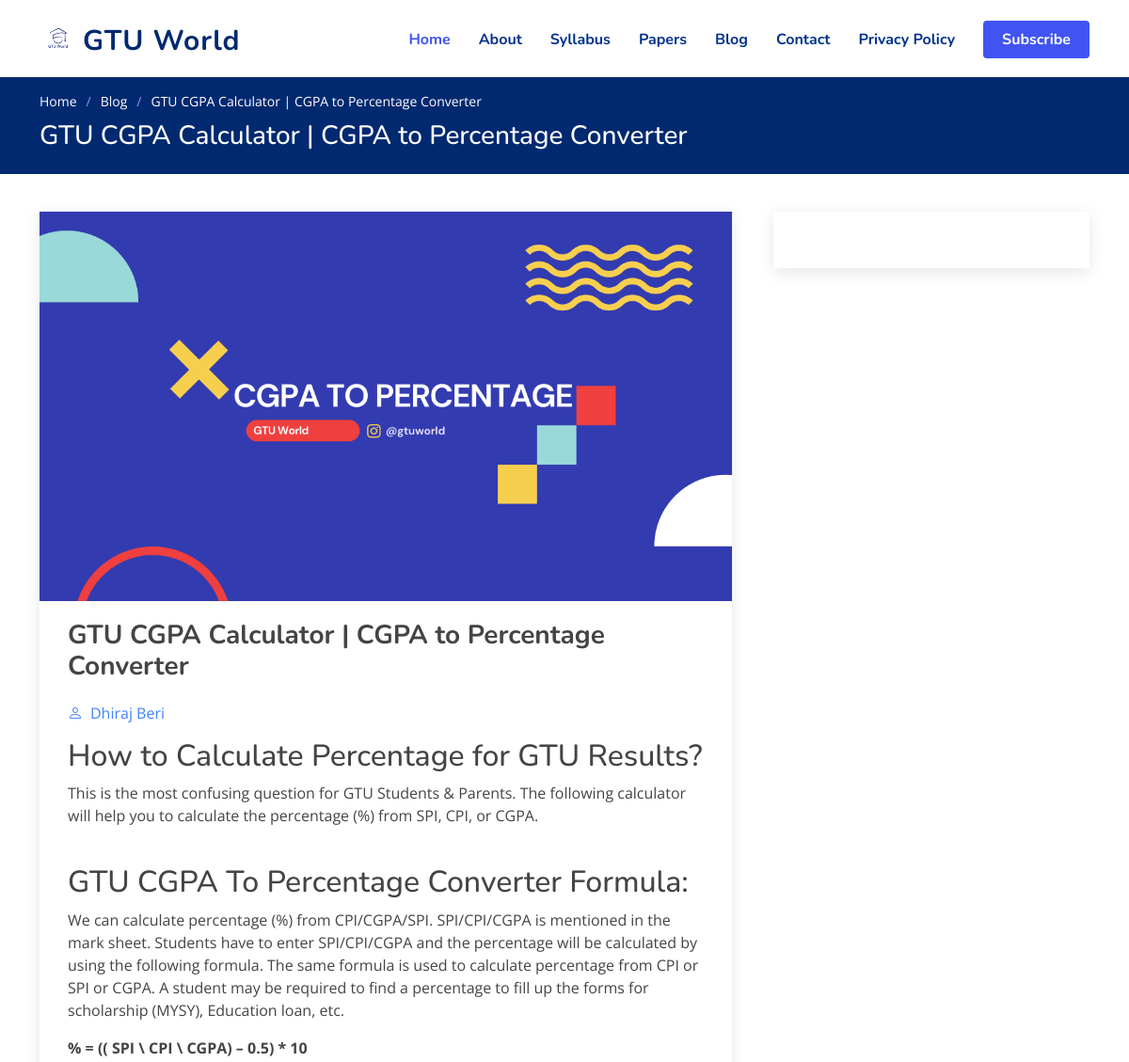
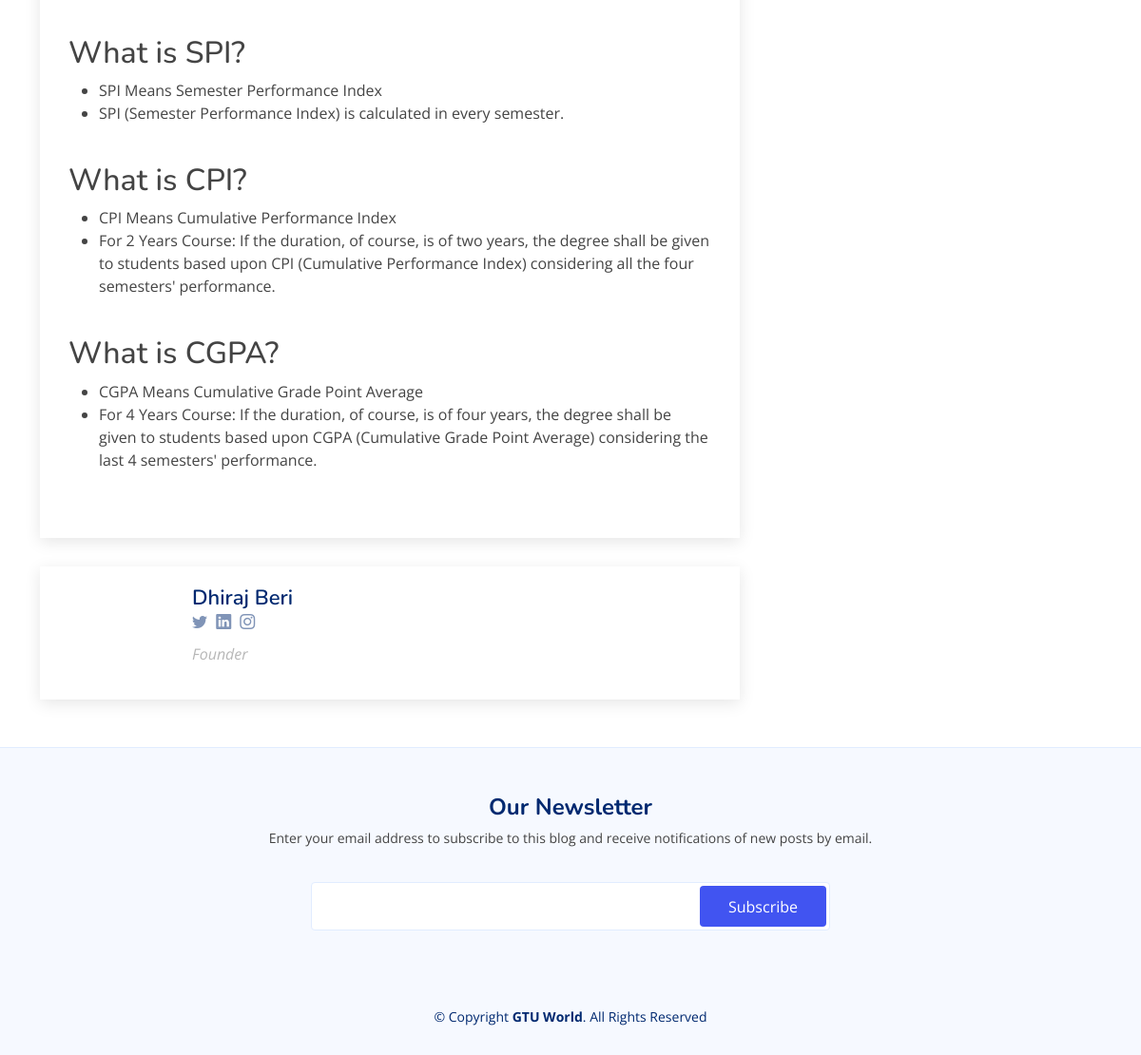
Page /blog/gtu-cgpa-to-percentage-converter on the committed database (2 pictures, top to bottom).
### app.py (models this page shows, shortened)
class Blog(db.Model):
    id = db.Column(db.Integer, primary_key=True)
    image = db.Column(db.String(100), nullable=False)
    title = db.Column(db.String(80), nullable=False)
    description = db.Column(db.String(200), nullable=False)
    author = db.Column(db.String(20), default="Dhiraj Beri")
    slug = db.Column(db.String(20), nullable=False)
    content = db.Column(db.Text)
    date_created = db.Column(db.DateTime, default=datetime.utcnow)

### app.py (the view)
@app.route('/blog/<string:slug>')
def blogpost(slug):
    blogpost = Blog.query.filter_by(slug=slug).first()
    title = blogpost.title
    description = blogpost.description
    image = blogpost.image
    author = blogpost.author
    content = blogpost.content
    return render_template('blog-single.html', title=title, image=image, author=author, content=content, description=description, slug=slug)

### templates/blog-single.html (shortened to what this page needs)
<!DOCTYPE html>
<html lang="en">
<head>
  <link href="{{ url_for('static', filename='vendor/aos/aos.css') }}" rel="stylesheet">
  <link href="{{ url_for('static', filename='vendor/bootstrap/css/bootstrap.min.css') }}" rel="stylesheet">
  <link href="{{ url_for('static', filename='vendor/bootstrap-icons/bootstrap-icons.css') }}" rel="stylesheet">
  <link href="{{ url_for('static', filename='vendor/glightbox/css/glightbox.min.css') }}" rel="stylesheet">
  <link href="{{ url_for('static', filename='vendor/remixicon/remixicon.css') }}" rel="stylesheet">
  <link href="{{ url_for('static', filename='vendor/swiper/swiper-bundle.min.css') }}" rel="stylesheet">
  <link href="{{ url_for('static', filename='css/style.css') }}" rel="stylesheet">
</head>
<body>
  <header id="header" class="header fixed-top">
    <div class="container-fluid container-xl d-flex align-items-center justify-content-between">
      <a href="/" class="logo d-flex align-items-center">
        <img src="{{ url_for('static', filename='img/logo.png') }}" alt="" >
        <span>GTU World</span>
      </a>
      <nav id="navbar" class="navbar">
        <ul>
          <li><a class="nav-link scrollto active" href="/">Home</a></li>
          <li><a class="nav-link scrollto" href="/#about">About</a></li>
          <li><a class="nav-link scrollto" href="/gtu-syllabus">Syllabus</a></li>
          <li><a class="nav-link scrollto" href="/gtu-papers">Papers</a></li>
          <li><a class="nav-link scrollto" href="/blog">Blog</a></li>
          <li><a class="nav-link scrollto" href="/#contact">Contact</a></li>
          <li><a class="nav-link scrollto" href="/privacy-policy">Privacy Policy</a></li>
          <li><a class="getstarted scrollto" href="https://www.youtube.com/channel/UCWanfytCCZQd6-vEI8BNONQ?sub_confirmation=1" target="_blank">Subscribe</a></li>
        </ul>
      </nav>
    </div>
  </header>
  <main id="main">
    <section class="breadcrumbs">
      <div class="container">
        <ol>
          <li><a href="/">Home</a></li>
          <li><a href="/blog">Blog</a></li>
          <li>{{title}}</li>
        </ol>
        <h2>{{title}}</h2>
      </div>
    </section>
    <section id="blog" class="blog">
      <div class="container" data-aos="fade-up">
        <div class="row">
          <div class="col-lg-8 entries">
            <article class="entry entry-single">
              <div class="entry-img">
                <img src="{{ url_for('static', filename='img/blog/') }}{{image}}" alt="" class="img-fluid">
              </div>
              <h2 class="entry-title">
                {{title}}
              </h2>
              <div class="entry-meta">
                <ul>
                  <li class="d-flex align-items-center"><i class="bi bi-person"></i> {{author}}</li>
                </ul>
              </div>
              <div class="entry-content">
                {{content | safe}}
              </div>
            </article>
            <div class="blog-author d-flex align-items-center">
              <div>
                <h4>Dhiraj Beri</h4>
                <div class="social-links">
                  <a href="https://twitter.com/dhirajberi2" target='_blank'><i class="bi bi-twitter"></i></a>
                  <a href="https://www.linkedin.com/in/dhiraj-beri-980452149" target='_blank'><i class="biu bi-linkedin"></i></a>
                  <a href="https://instagram.com/dhiraj_beri" target='_blank'><i class="biu bi-instagram"></i></a>
                </div>
                <p>
                  Founder
                </p>
              </div>
            </div>
          </div>
          <div class="col-lg-4">
            <div class="sidebar">
            </div>
          </div>
        </div>
      </div>
    </section>
  </main>
  <footer id="footer" class="footer">
    <div class="footer-newsletter">
      <div class="container">
        <div class="row justify-content-center">
          <div class="col-lg-12 text-center">
            <h4>Our Newsletter</h4>
            <p>Enter your email address to subscribe to this blog and receive notifications of new posts by email.</p>
          </div>
          <div class="col-lg-6">
            <form action="" method="post">
              <input type="email" name="email"><input type="submit" value="Subscribe">
            </form>
          </div>
        </div>
      </div>
    </div>
    <div class="container">
      <div class="copyright">
        &copy; Copyright <strong><span>GTU World</span></strong>. All Rights Reserved
      </div>
    </div>
  </footer>
</body>
</html>

### static/css/style.css (style rules this page uses)
:root { scroll-behavior: smooth; }
body { font-family: "Open Sans", sans-serif; color: #444444; }
a { color: #4154f1; text-decoration: none; }
h1, h2, h3, h4, h5, h6 { font-family: "Nunito", sans-serif; }
section { padding: 60px 0; overflow: hidden; }
.breadcrumbs { padding: 15px 0; background: #012970; min-height: 40px; margin-top: 82px; color: #fff; }
.breadcrumbs h2 { font-size: 28px; font-weight: 500; }
.breadcrumbs ol { display: flex; flex-wrap: wrap; list-style: none; padding: 0 0 10px 0; margin: 0; font-size: 14px; }
.breadcrumbs ol a { color: #fff; transition: 0.3s; }
.breadcrumbs ol li + li { padding-left: 10px; }
.breadcrumbs ol li + li::before { display: inline-block; padding-right: 10px; color: #8894f6; content: "/"; }
.header { transition: all 0.5s; z-index: 997; padding: 20px 0; }
.header .logo { line-height: 0; }
.header .logo img { max-height: 40px; margin-right: 6px; }
.header .logo span { font-size: 30px; font-weight: 700; letter-spacing: 1px; color: #012970; font-family: "Nunito", sans-serif; margin-top: 3px; }
.navbar { padding: 0; }
.navbar ul { margin: 0; padding: 0; display: flex; list-style: none; align-items: center; }
.navbar li { position: relative; }
.navbar a, .navbar a:focus { display: flex; align-items: center; justify-content: space-between; padding: 10px 0 10px 30px; font-family: "Nunito", sans-serif; font-size: 16px; font-weight: 700; color: #013289; white-space: nowrap; transition: 0.3s; }
.navbar a:hover, .navbar .active, .navbar .active:focus, .navbar li:hover > a { color: #4154f1; }
.navbar .getstarted, .navbar .getstarted:focus { background: #4154f1; padding: 8px 20px; margin-left: 30px; border-radius: 4px; color: #fff; }
.blog { padding: 40px 0 20px 0; }
.blog .entry { padding: 30px; margin-bottom: 60px; box-shadow: 0 4px 16px rgba(0, 0, 0, 0.1); }
.blog .entry .entry-img { max-height: 440px; margin: -30px -30px 20px -30px; overflow: hidden; }
.blog .entry .entry-title { font-size: 28px; font-weight: bold; padding: 0; margin: 0 0 20px 0; }
.blog .entry .entry-meta { margin-bottom: 15px; color: #4084fd; }
.blog .entry .entry-meta ul { display: flex; flex-wrap: wrap; list-style: none; align-items: center; padding: 0; margin: 0; }
.blog .entry .entry-meta i { font-size: 16px; margin-right: 8px; line-height: 0; }
.blog .entry .entry-content p { line-height: 24px; }
.blog .entry-single { margin-bottom: 30px; }
.blog .blog-author { padding: 20px; margin-bottom: 30px; box-shadow: 0 4px 16px rgba(0, 0, 0, 0.1); }
.blog .blog-author h4 { font-weight: 600; font-size: 22px; margin-bottom: 0px; padding: 0; color: #012970; }
.blog .blog-author .social-links { margin: 0 10px 10px 0; }
.blog .blog-author .social-links a { color: rgba(1, 41, 112, 0.5); margin-right: 5px; }
.blog .blog-author p { font-style: italic; color: #b7b7b7; }
.blog .sidebar { padding: 30px; margin: 0 0 60px 20px; box-shadow: 0 4px 16px rgba(0, 0, 0, 0.1); }
.footer { background: #f6f9ff; padding: 0 0 30px 0; font-size: 14px; }
.footer .footer-newsletter { padding: 50px 0; background: #f6f9ff; border-top: 1px solid #e1ecff; }
.footer .footer-newsletter h4 { font-size: 24px; margin: 0 0 10px 0; padding: 0; line-height: 1; font-weight: 700; color: #012970; }
.footer .footer-newsletter form { margin-top: 20px; background: #fff; padding: 6px 10px; position: relative; border-radius: 4px; border: 1px solid #e1ecff; }
.footer .footer-newsletter form input[type=email] { border: 0; padding: 8px; width: calc(100% - 140px); }
.footer .footer-newsletter form input[type=submit] { position: absolute; top: 0; right: 0; bottom: 0; border: 0; background: none; font-size: 16px; padding: 0 30px; margin: 3px; background: #4154f1; color: #fff; transition: 0.3s; border-radius: 4px; }
.footer .copyright { text-align: center; padding-top: 30px; color: #012970; }

### rows in the picture
Blog: title "GTU CGPA Calculator | CGPA to Percentage Converter", image (picture), author "Dhiraj Beri", content "How to Calculate Percentage for GTU Results? This is the most confusing question for GTU Students & Parents. The following calculator will help you to calculate the percentage (%) from SPI, CPI, or CGPA. GTU CGPA To Percentage Converter Formula: We can calculate percentage (%) from CPI/CGPA/SPI. SPI/CPI/CGPA is mentioned in the mark sheet. Students have to enter SPI/CPI/CGPA and the percentage will be calculated by using the following formula. The same formula is used to calculate percentage from CPI or SPI or CGPA. A student may be required to find a percentage to fill up the forms for scholarship (MYSY), Education loan, etc. % = (( SPI \\ CPI \\ CGPA) – 0.5) * 10 What is SPI? SPI Means…"
